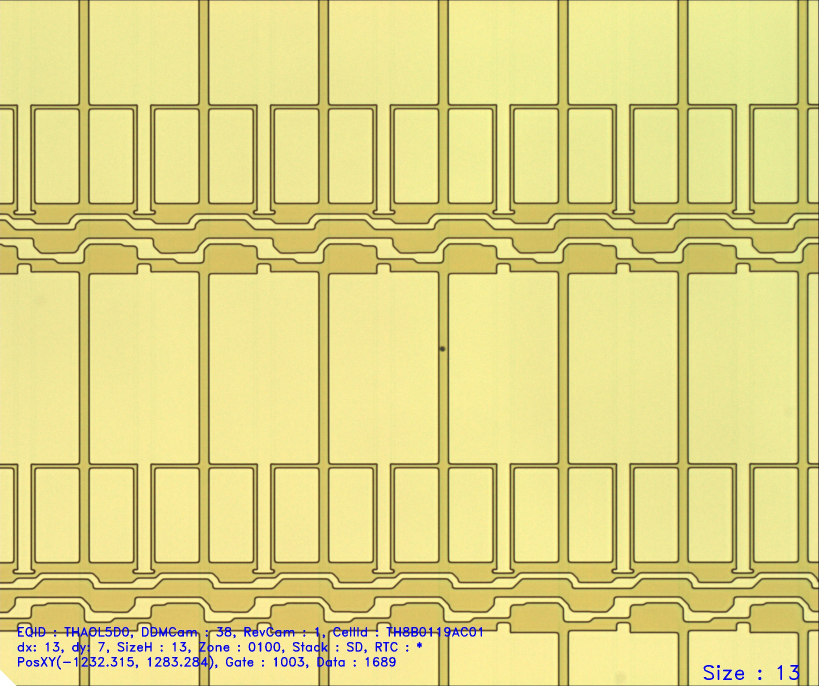
#> input picture testp/TTP2G_1300_TH8B0119AC_-1232.315_1283.284_1_10X_1_20181118202508.jpg, 2456 x 2058 px (shown at 1/3 size)
$ python getnum.py
#> lines starting #> are read from the running program, lines starting #| are printed output that depends on the picture; after the words box and inside, x2 and y2 are one past the last pixel; in counts of white or black regions, pixels touching at a corner belong together; long printed decimals are rounded
### getit2.py
import cv2 as cv
import numpy as np
import random
import os

import datetime


def gaussianThreshold(img, showimg=0):
    # 图片进行二值化
    gray = cv.cvtColor(img, cv.COLOR_RGB2GRAY)
    binary = cv.adaptiveThreshold(
        gray, 255, cv.ADAPTIVE_THRESH_GAUSSIAN_C, cv.THRESH_BINARY, 15, 10)
    if showimg:
        cv.namedWindow('GAUSSIAN', cv.WINDOW_AUTOSIZE)
        cv.imshow('GAUSSIAN', binary)
    return binary


def getModel():
    # 获取模板
    m1 = cv.imread('./feature/feature1.jpg', cv.IMREAD_GRAYSCALE)

    return m1


def getMore(img, m):
    # 对目标图片进行模板的匹配，返回最大值与位置
    res0 = cv.matchTemplate(img, m, cv.TM_CCOEFF_NORMED)
    min_val0, max_val0, min_loc0, max_loc0 = cv.minMaxLoc(res0)

    return max_val0, max_loc0


def getBest(img, m):
    ''' resize 和返回值
    '''

    max_val, max_loc = getMore(img, m)

    print('    END:%f' % (max_val))

    if max_val >= 0.5:
        return max_val, max_loc, img
    else:
        return 0, 0, img


def getWhich(img, m):
    # 获取目标图片的最好匹配val和位置loc
    max_val, max_loc, img = getBest(img, m)
    if max_val == 0:
        return 0, 0, img
    # best是指匹配的最好的模板是这个问题的哪一个模板
    return max_val, max_loc, img


def getColor():
    # 画图的时候随机返回一个颜色
    return (random.randint(1, 255), random.randint(1, 255), random.randint(1, 255))


# [6 lines left out: function getUDMirror, not called in this run]


def getLRMirror(ptsx, tl, loc):
    # 将列表中的多边形统一以一个垂直轴进行对称
    for key in ptsx.keys():
        ptsx[key] = np.array(
            [[((tl[0] + loc) + ((tl[0] + loc) - j[0])), j[1]] for j in ptsx[key]])
    return ptsx


def getZeroFlag(pts, img):
    # 判断这个多边形是否有任何一个顶点是在图片的像素范围之内
    flag = 0
    h = img.shape[0]
    w = img.shape[1]
    for i in pts:
        if i[0] > 0 and i[1] > 0 and i[0] < w and i[1] < h:
            flag = 1
            break
    return flag


def getMove(pts, gap, hov):
    # 将列表中的多边形统一向水平或者垂直方向移动gap
    if hov:
        return np.array([[i[0], i[1] + gap] for i in pts])
    else:
        return np.array([[i[0] + gap, i[1]] for i in pts])


def getAllTarget(ptsx, img, gap, hov, ptdic, offset=0):
    ''' 获取一个多边形list的一个方向（横向或者纵向）上的所有有点的拷贝
        ---------------------------                ---------------------------
        |                         |                |                         |
        |                         |                |                         |
        |                         |                |                         |
        |           |-|           |       -->      ||-||-||-||-||-||-||-||-| |
        |                         |                |                         |
        |                         |                |                         |
        |                         |                |                         |
        |                         |                |                         |
        ---------------------------                ---------------------------
    '''

    # 获取ptsx原始拷贝
    ptss = ptsx.copy()

    # 画出初始图像
    for key in ptsx.keys():
        pts = ptsx[key]
        ptdic[key].append(pts.copy())
        pts = pts.reshape(-1, 1, 2)
        img = cv.polylines(img, [pts], True, (0, 255, 0))

    # 是否改变方向，0为没有1为有
    changeFlag = 0

    # 偏移修正系数
    if not offset:
        offset_num = 0
    else:
        offset_num = 1

    while 1:

        # 整体移动ptsx
        for key in ptsx.keys():
            # print(gap - offset_num // (offset + 1))
            ptsx[key] = getMove(
                ptsx[key], gap - offset_num // (offset + 1), hov)
        if offset_num > 0:
            offset_num += 1
        elif offset_num < 0:
            offset_num -= 1

        # 定义是否还有多边形存在点，0为没有1为有
        zeroFlag = 0

        # 逐个多边形进行判断并绘点
        for key in ptsx.keys():
            # 判断这个多边形是否有点
            if getZeroFlag(ptsx[key], img):
                pts = ptsx[key]
                pts = pts.reshape(-1, 1, 2)
                img = cv.polylines(img, [pts], True, (255, 0, 0))
                # 只要有一个多边形有点就可以继续移动
                zeroFlag = 1

        # 绘点结束，判断是否要进行下一次移动，如果任何多边形有点则继续移动
        if zeroFlag:
            for key in ptsx.keys():
                ptdic[key].append(ptsx[key].copy())
            continue
        # 所有多边形没点，并且还未改变过移动方向
        elif not changeFlag:
            # 改变移动方向，ptss回归原始拷贝
            changeFlag = 1
            if offset:
                offset_num = -1
            gap = (-1) * gap
            ptsx = ptss
            continue
        # 所有多边形没点并且改变过一次移动方向
        else:
            break
    return img


# [25 lines left out: function get1LR, not called in this run]


def get1UD(ptsx, img, hgap, vgap, ptdic, offset=0):
    ''' 获取一个多边形list上下一定gap的左右所有多边形
        --------------------------                 --------------------------
        |                        |                 |                        |
        |                        |                 ||-||-||-||-||-||-||-||-||
        |                        |                 |            vgap        |
        |           |-|          |        -->      |            |-|         |
        |                        |                 |            vgap        |
        |                        |                 ||-||-||-||-||-||-||-||-||
        |                        |                 |                        |
        |                        |                 |                        |
        --------------------------                 --------------------------
    '''
    ptss = ptsx.copy()
    for key in ptsx.keys():
        ptsx[key] = getMove(ptsx[key], vgap, 1)
    img = getAllTarget(ptsx, img, hgap, 0, ptdic, offset)

    ptsx = ptss

    for key in ptsx.keys():
        ptsx[key] = getMove(ptsx[key], (-1) * vgap, 1)
    img = getAllTarget(ptsx, img, hgap, 0, ptdic, offset)

    return img


def getTarget(img, tl):

    ptsx = {}
    ptdic = {}

    # no-TFT-1
    ptdic['no-TFT-1'] = []
    ptsx['no-TFT-1'] = np.array([[tl[0], tl[1] - 32], [tl[0] + 143, tl[1] - 32],
                                 [tl[0] + 143, tl[1] - 16], [tl[0] + 134, tl[1] - 16],
                                 [tl[0] + 134, tl[1]], [tl[0] + 202, tl[1]],
                                 [tl[0] + 202, tl[1] - 16], [tl[0] + 189, tl[1] - 16],
                                 [tl[0] + 189, tl[1] - 32], [tl[0] + 360, tl[1] - 32],
                                 [tl[0] + 360, tl[1] - 7], [tl[0] + 323, tl[1] - 7],
                                 [tl[0] + 308, tl[1] + 5], [tl[0] + 296, tl[1] + 23],
                                 [tl[0] + 203, tl[1] + 23], [tl[0] + 186, tl[1] + 9],
                                 [tl[0] + 137, tl[1] + 9], [tl[0] + 118, tl[1] - 6],
                                 [tl[0], tl[1] - 6]])

    # no-TFT-2
    ptdic['no-TFT-2'] = []
    ptsx['no-TFT-2'] = np.array([[tl[0] + 139, tl[1] + 45], [tl[0] + 139, tl[1] + 65],
                                 [tl[0] + 197, tl[1] + 65], [tl[0] + 197, tl[1] + 45]])

    # no-TFT-3
    ptdic['no-TFT-3'] = []
    ptsx['no-TFT-3'] = np.array([[tl[0], tl[1] + 94], [tl[0] + 7, tl[1] + 90],
                                 [tl[0] + 97, tl[1] + 90], [tl[0] + 106, tl[1] + 95],
                                 [tl[0] + 137, tl[1] +
                                     95], [tl[0] + 144, tl[1] + 102],
                                 [tl[0] + 144, tl[1] +
                                     126], [tl[0] + 152, tl[1] + 134],
                                 [tl[0] + 255, tl[1] +
                                     134], [tl[0] + 269, tl[1] + 145],
                                 [tl[0] + 341, tl[1] +
                                     145], [tl[0] + 350, tl[1] + 137],
                                 [tl[0] + 350, tl[1] +
                                     103], [tl[0] + 360, tl[1] + 92],
                                 [tl[0] + 360, tl[1] +
                                     166], [tl[0] + 190, tl[1] + 166],
                                 [tl[0] + 190, tl[1] +
                                     150], [tl[0] + 183, tl[1] + 143],
                                 [tl[0] + 153, tl[1] +
                                     143], [tl[0] + 145, tl[1] + 152],
                                 [tl[0] + 145, tl[1] + 173], [tl[0], tl[1] + 173]])

    # TFT-1
    ptdic['TFT-1'] = []
    ptsx['TFT-1'] = np.array([[tl[0], tl[1] + 18], [tl[0] + 109, tl[1] + 18],
                              [tl[0] + 139, tl[1] + 45], [tl[0] + 139, tl[1] + 65],
                              [tl[0], tl[1] + 65]])

    # TFT-2
    ptdic['TFT-2'] = []
    ptsx['TFT-2'] = np.array([[tl[0] + 197, tl[1] + 65], [tl[0] + 197, tl[1] + 45],
                              [tl[0] + 317, tl[1] + 45], [tl[0] + 323, tl[1] + 40],
                              [tl[0] + 323, tl[1] + 31],
                              [tl[0] + 336, tl[1] + 15], [tl[0] + 360, tl[1] + 15],
                              [tl[0] + 360, tl[1] + 65], [tl[0] + 355, tl[1] + 65],
                              [tl[0] + 327, tl[1] + 94], [tl[0] + 316, tl[1] + 109],
                              [tl[0] + 218, tl[1] + 109], [tl[0] + 199, tl[1] + 91],
                              [tl[0] + 199, tl[1] + 75]])

    # Main
    ptdic['Main'] = []
    ptsx['Main'] = np.array([[tl[0], tl[1] - 32], [tl[0], tl[1] + 1046],
                             [tl[0] + 360, tl[1] + 1046], [tl[0] + 360, tl[1] - 32]])

    hgap = 360
    vgap = 1078
    offset = 0
    # '''
    #   变换思路：
    #   1.获取所有纵向图像
    #   2.获取纵向2h距离的所有横向图像
    #   3.原始图像进行左右对称
    #   4.获取对称图像纵向h距离的所有横向图像
    # '''
    ptss = ptsx.copy()
    img = getAllTarget(ptsx, img, hgap, 0, ptdic, offset)

    ptsx = ptss.copy()
    img = get1UD(ptsx, img, hgap, 2 * vgap, ptdic, offset)

    ptsx = getLRMirror(ptss, tl, 167)
    ptss = ptsx.copy()

    img = get1UD(ptsx, img, hgap, vgap, ptdic, offset)

    return img, ptdic


def getCoordinate(img, getimg=0, showimg=0, showparam=cv.WINDOW_AUTOSIZE):
    # 获取图像的所有零件位置

    # 1、保存原始未处理图像便于画图
    oimg = img.copy()

    # 2、或者模板并对图像进行二值化处理
    m = getModel()
    img = gaussianThreshold(img)

    print('进行匹配：')
    # 3、获取是q1还是q2问题以及最好匹配位置
    max_val, max_loc, img = getWhich(img, m)

    # return 没有一个大于0.75的匹配
    if max_val == 0:
        print('Error')
        if showimg:
            cv.namedWindow("match", showparam)
            cv.imshow("match", oimg)
        if not getimg:
            return 0
        else:
            return [0, oimg]

    # 4、如果二值化的图片有过拉伸处理这里对要进行画图的原图也进行同样的处理

    # 5、获取最佳位置以及模板大小，并把最佳匹配在图中画出来
    th, tw = m.shape[:2]
    tl = max_loc
    br = (tl[0] + tw, tl[1] + th)
    cv.rectangle(oimg, tl, br, (0, 0, 255), 1)

    # 6、由最佳匹配点找到pix起始点
    tl = [tl[0] + 7, tl[1] - 1]

    # 7、根据q1还是q2获取所有零件位置并在图中画出来
    oimg, ptdic = getTarget(oimg, tl)

    # 8、图片的展示和返回
    if showimg:
        cv.namedWindow("match", showparam)
        cv.imshow("match", oimg)
    if not getimg:
        # 返回多边形dic、图片形状、q1还是q2
        return ptdic
    else:
        return [1, oimg]


def getone(n, shape, hov):
    if n < 0:
        return 0
    else:
        if not hov:
            if n > shape[1]:
                return shape[1]
            else:
                return n
        else:
            if n > shape[0]:
                return shape[0]
            else:
                return n


def getOverlapping(ptss, target, shape):
    im1 = np.zeros(shape, dtype=np.uint8)
    for pts in ptss:
        im1 = cv.fillConvexPoly(im1, pts, 1)

    im2 = np.zeros(shape, dtype=np.uint8)
    target = cv.fillConvexPoly(im2, target, 1)
    # target = target // 255

    img = im1 + target

    if (img > 1).any():
        return 1
    else:
        return 0


def getMOverlapping(m, target, shape):
    sum_m = 0

    im1 = np.ones(shape[:2], dtype=np.uint8)

    im2 = np.zeros(shape[:2], dtype=np.uint8)
    target = cv.fillConvexPoly(im2, target, 1)

    for p in m:
        v1 = getone(p[0][1], shape, 1)
        v2 = getone(p[2][1], shape, 1)
        if v1 > v2:
            vt = v1
            v1 = v2
            v2 = vt
        h1 = getone(p[0][0], shape, 0)
        h2 = getone(p[2][0], shape, 0)
        if h1 > h2:
            ht = h1
            h1 = h2
            h2 = ht

        im = im1[v1:v2, h1:h2]

        tr = target[v1:v2, h1:h2]

        get = im + tr

        if (get > 1).any():
            sum_m += 1

    return sum_m


def getReturn(m1, m2, m):
    result = {}
    result['AFFECTEDPIXELNUM'] = m
    if not m1:
        result['AFFECTEDNONTFT'] = False
    else:
        result['AFFECTEDNONTFT'] = True
    if not m2:
        result['AFFECTEDTFT'] = False
    else:
        result['AFFECTEDTFT'] = True
    if m1 > 0 and m2 > 0:
        result['TFTOVERLAP'] = True
    else:
        result['TFTOVERLAP'] = False
    return result


def getQOut(ptdic, target, shape):
    sum_m1 = 0
    sum_m2 = 0
    sum_m = 0

    m1 = []
    for i in range(len(ptdic['Main'])):
        for key in ['no-TFT-1', 'no-TFT-2', 'no-TFT-3']:
            m1.append(ptdic[key][i])
    if getOverlapping(m1, target, shape):
        sum_m1 += 1

    m2 = []
    for i in range(len(ptdic['Main'])):
        for key in ['TFT-1', 'TFT-2']:
            m2.append(ptdic[key][i])
    if getOverlapping(m2, target, shape):
        sum_m2 += 1

    m = []
    for i in range(len(ptdic['Main'])):
        for key in ['Main']:
            m.append(ptdic[key][i])
    sum_m = getMOverlapping(m, target, shape)

    return getReturn(sum_m1, sum_m2, sum_m)


def getJPG(path, li=0):
    # 返回一个文件夹下所有jpg文件名
    list_name = []
    for file in os.listdir(path):
        file_path = os.path.join(path, file)
        if file[-3:].lower() == 'jpg' and not os.path.isdir(file_path):
            if not li:
                list_name.append(file_path)
            else:
                list_name.append([path, file])
        if os.path.isdir(file_path):
            list_name += getJPG(file_path, li)
    return list_name


# [47 lines of commented-out code are left out]
start = datetime.datetime.now()
s = 0

for img in getJPG('./testp/'):
    s += 1

    start3 = datetime.datetime.now()

    img = cv.imread(img)
#> img is the input picture: shape (2058, 2456, 3); mean B, G, R 134.1, 212.5, 221.4
    shape = img.shape

    start1 = datetime.datetime.now()
    dic = getCoordinate(img, showimg=0, getimg=0)
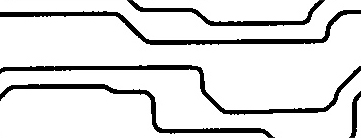
#> input picture feature/feature1.jpg, 361 x 138 px
#> in getModel, m1 is the input picture: shape (138, 361); min 0, max 255, mean 223.5
#> in gaussianThreshold, `binary = cv.adaptiveThreshold( gray, 255, cv.ADAPTIVE_THRESH_GAUSSIAN_..`:
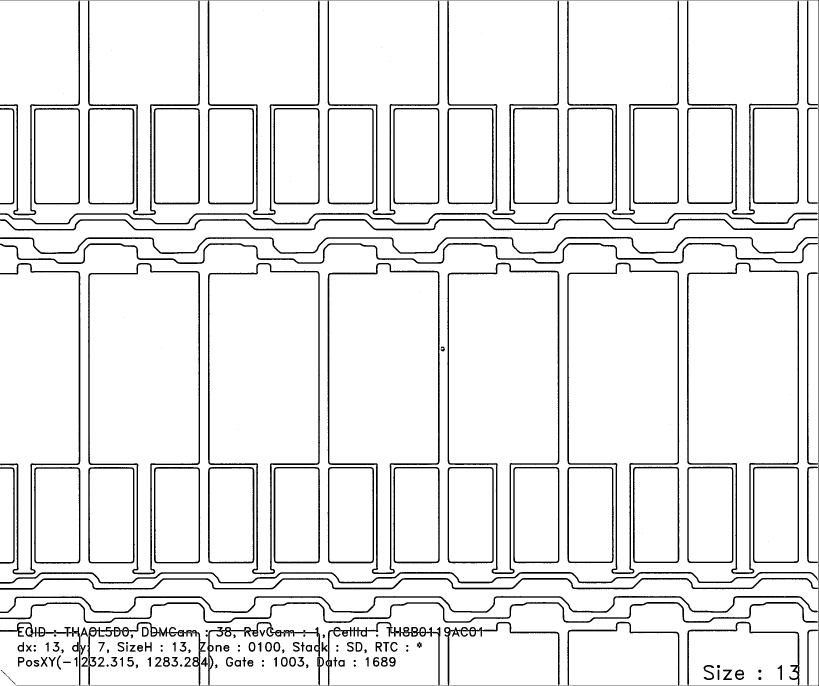
#> binary: shape (2058, 2456) (shown at 1/3 size); 92.5% white; 194 black regions (19 under 20 px), largest, box (x1, y1, x2, y2) and area: (0, 1806, 2454, 1869) 13422, (0, 729, 2454, 792) 13414, (0, 1788, 2454, 1839) 12220
#> in getMore, `res0 = cv.matchTemplate(img, m, cv.TM_CCOEFF_NORMED)`:
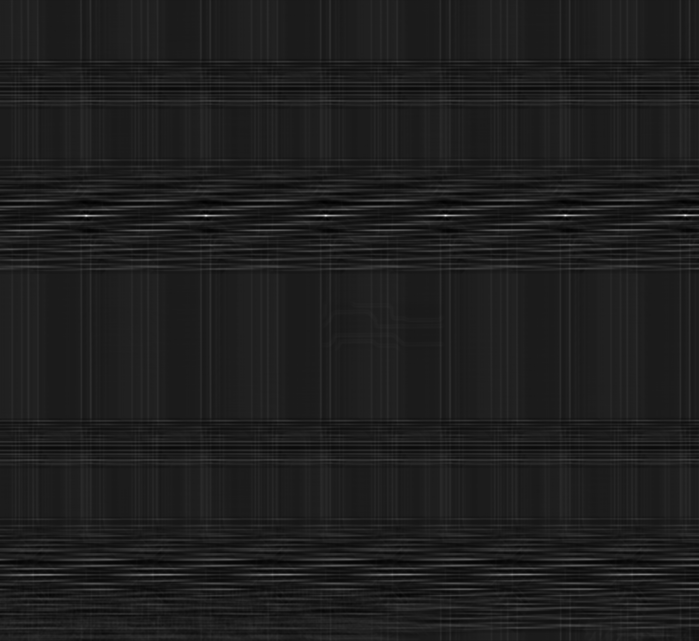
#> res0: shape (1921, 2096) float32 (shown at 1/3 size); min -0.12, max 0.873, mean -2.36e-05; drawn with min black and max white
#> in getMore, `min_val0, max_val0, min_loc0, max_loc0 = cv.minMaxLoc(res0)`: min_val0 = -0.12; max_val0 = 0.873; min_loc0 = (981, 656); max_loc0 = (1336, 646)
#> in getBest, `max_val, max_loc = getMore(img, m)`: max_val = 0.873; max_loc = (1336, 646)
#|     END:0.8726
#> in getWhich, `max_val, max_loc, img = getBest(img, m)`: max_val = 0.873; max_loc = (1336, 646)
#> in getCoordinate, `max_val, max_loc, img = getWhich(img, m)`: max_val = 0.873; max_loc = (1336, 646)
#> in getCoordinate, `br = (tl[0] + tw, tl[1] + th)`: br = (1697, 784)
#> in getCoordinate, `tl = [tl[0] + 7, tl[1] - 1]`: tl = [1343, 645]
#> in getTarget, `ptss = ptsx.copy()`: ptss = 6 items
#> the loop in getAllTarget, `for key in ptsx.keys():` made 6 passes
#> key on passes 1, 3, 4, 5: 'no-TFT-1', 'no-TFT-3', 'TFT-1', 'TFT-2'
#> after the loop in getAllTarget, `while 1:`: changeFlag = 1; gap = -360; offset_num = 0; pts = [[-97, 613], [-97, 1691], [263, 1691], [263, 613]]
#> in getTarget, `ptsx = ptss.copy()`: ptsx = 6 items
#> the loop in get1UD, `for key in ptsx.keys():` made 6 passes
#> the loop in getAllTarget (call 2), `for key in ptsx.keys():` made 6 passes
#> the loop in getAllTarget (call 2), `while 1:` made 2 passes
#> the loop in getLRMirror, `for key in ptsx.keys():` made 6 passes
#> the loop in get1UD (call 2), `for key in ptsx.keys():` made 6 passes
#> call 4 of getAllTarget, with gap = 360, hov = 0, offset = 0
#> the loop in getAllTarget (call 4), `for key in ptsx.keys():` made 6 passes
#> after the loop in getAllTarget (call 4), `while 1:`:
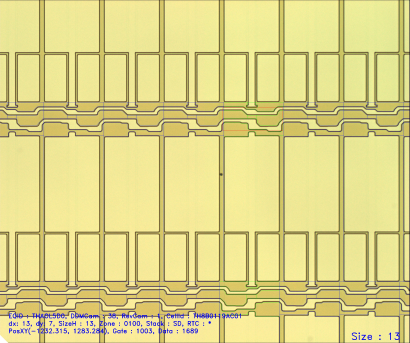
#> img: shape (2058, 2456, 3) (shown at 1/6 size); mean B, G, R 135.3, 211.5, 220.1
#> after the loop in getAllTarget (call 4), `while 1:`: changeFlag = 1; gap = -360; offset_num = 0; pts = [[237, 1691], [237, 2769], [-123, 2769], [-123, 1691]]
#> in getCoordinate, `oimg, ptdic = getTarget(oimg, tl)`: ptdic = 6 items
#> dic = 6 items
    end1 = datetime.datetime.now()
    print('得到多边形费时%fs:' % ((end1 - start1).seconds + (((end1 - start1).microseconds) / 1e6)))

    if not dic:
        continue
    target = np.array([[0, 0], [0, 1000], [1000, 1000], [1000, 0]])

    start2 = datetime.datetime.now()
    re = getQOut(dic, target, shape)
#> the loop in getQOut, `for i in range(len(ptdic['Main'])):` made 26 passes
#> after the loop in getQOut, `for i in range(len(ptdic['Main'])):`: m1 = 78 items
#> the loop in getOverlapping, `for pts in ptss:` made 78 passes
#> pts on passes 2, 5, 8, 11: [[1482, 690], [1482, 710], [1540, 710], [1540, 690]], [[1842, 690], [1842, 710], [1900, 710], [1900, 690]], [[2202, 690], [2202, 710], [2260, 710], [2260, 690]], [[2562, 690], [2562, 710], [2620, 710], [2620, 690]]
#> after the loop in getQOut, `for i in range(len(ptdic['Main'])):`: m2 = 52 items
#> call 2 of getOverlapping, with target = array of shape (4, 2), shape = (2058, 2456, 3)
#> the loop in getOverlapping (call 2), `for pts in ptss:` made 52 passes
#> after the loop in getOverlapping (call 2), `for pts in ptss:`:
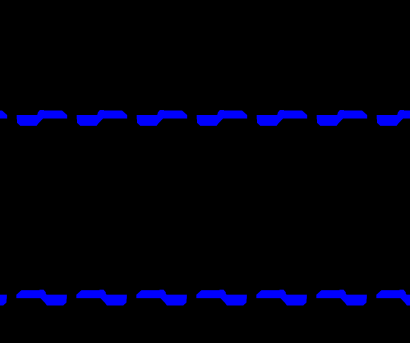
#> im1: shape (2058, 2456, 3) (shown at 1/6 size); mean of channels 0, 1, 2 0.0444, 0, 0; drawn with 1 as white
#> after the loop in getQOut, `for i in range(len(ptdic['Main'])):`: m = 26 items
#> in getMOverlapping, `target = cv.fillConvexPoly(im2, target, 1)`:
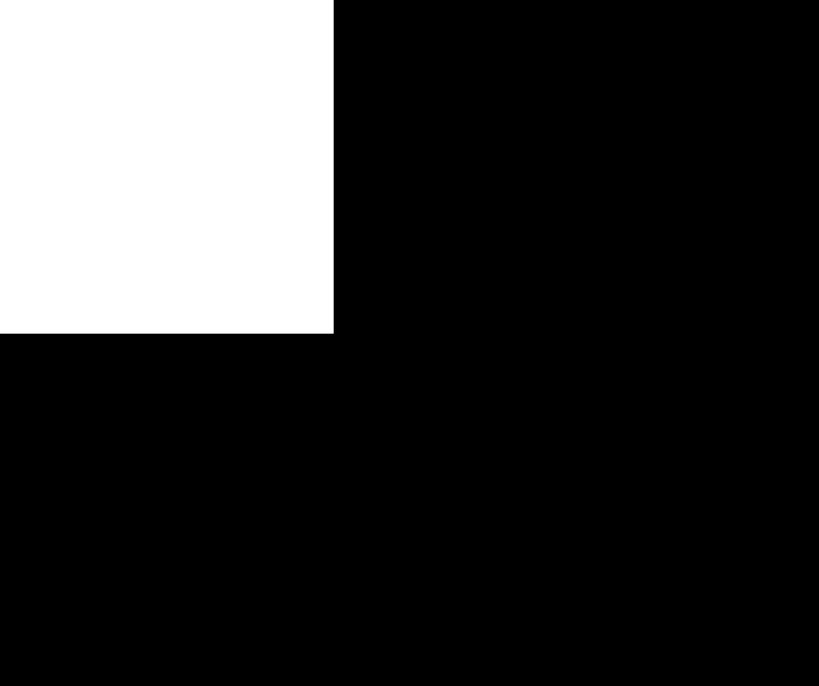
#> im2: shape (2058, 2456) (shown at 1/3 size); values 0 (black) and 1 (white), 19.8% white; 1 white region, box (x1, y1, x2, y2) and area: (0, 0, 1001, 1001) 1002001
#> the loop in getMOverlapping, `for p in m:` made 26 passes
#> (p, ht) on passes 11 to 12: ([[1677, 1691], [1677, 2769], [1317, 2769], [1317, 1691]], 1677), ([[2037, 1691], [2037, 2769], [1677, 2769], [1677, 1691]], 2037)
#> after the loop in getMOverlapping, `for p in m:`: ht = 237; sum_m = 8
#> re = {'AFFECTEDPIXELNUM': 8, 'AFFECTEDNONTFT': True, 'AFFECTEDTFT': True, 'TFTOVERLAP': True}
    end2 = datetime.datetime.now()
    print('比较重叠费时%fs:' % ((end2 - start2).seconds + (((end2 - start2).microseconds) / 1e6)))

    end3 = datetime.datetime.now()
    print('此图片处理时间%fs:' % ((end3 - start3).seconds + (((end3 - start3).microseconds) / 1e6)))

    print(re)
#| {'AFFECTEDPIXELNUM': 8, 'AFFECTEDNONTFT': True, 'AFFECTEDTFT': True, 'TFTOVERLAP': True}

end = datetime.datetime.now()
all_time = (end - start).seconds + (((end - start).microseconds) / 1e6)
one_time = all_time / s

print('共处理%d张图片，共费时%fs，平均每张图片费时%fs' % (s, all_time, one_time))

### getnum.py
from getit2 import getJPG
from getit2 import gaussianThreshold
import cv2 as cv
import os
import random
import shutil
import numpy as np


# [7 lines left out: function clearDir, not called in this run]


# # ------------------------- 获取所有图片 -------------------------
path = './13R0All/'
jpg_list = []
#> (the run stopped early here; a loop or call above may not have finished)
